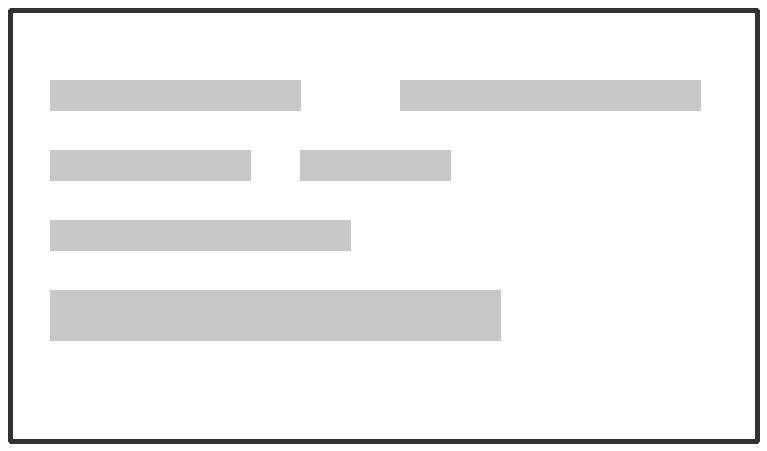
#> input picture test_better_card.jpg, 767 x 451 px
$ python -i card_detection.py   (imports and definitions only)
#> lines starting #> are read from the running program, lines starting #| are printed output that depends on the picture; after the words box and inside, x2 and y2 are one past the last pixel; in counts of white or black regions, pixels touching at a corner belong together
"""
Card Detection Module

Detects Egyptian National ID card in input image.
Finds card corners and estimates perspective transformation.
"""

import cv2
import numpy as np
import logging
from dataclasses import dataclass
from typing import Tuple, Optional, List, Dict, Any

from config import DETECTION_CONFIG, IMAGE_CONFIG

logger = logging.getLogger(__name__)


@dataclass
class CardCorner:
    """Represents a detected card corner."""
    x: float
    y: float
    confidence: float

    def to_tuple(self) -> Tuple[float, float]:
        return (self.x, self.y)


@dataclass
class CardDetectionResult:
    """Result of card detection."""
    card_detected: bool
    confidence: float
    corners: List[CardCorner]  # TL, TR, BR, BL order
    contour: Optional[np.ndarray]
    card_area_ratio: float
    aspect_ratio: float
    error_message: Optional[str] = None

    # [24 lines left out: functions get_ordered_corners, to_dict, not called in this run]


def detect_card(image: np.ndarray) -> CardDetectionResult:
    """
    Detect Egyptian National ID card in image.

    Uses edge detection, contour finding, and geometric validation.

    Args:
        image: Input image (BGR format, already normalized)

    Returns:
        CardDetectionResult with detected card information
    """
    height, width = image.shape[:2]
    image_area = height * width

    # Convert to grayscale
    gray = cv2.cvtColor(image, cv2.COLOR_BGR2GRAY)

    # Apply Gaussian blur
    blurred = cv2.GaussianBlur(gray, (5, 5), 0)

    # Edge detection using Canny with adaptive thresholds
    edges = cv2.Canny(blurred, 50, 150)

    # Morphological operations to close gaps
    kernel = cv2.getStructuringElement(cv2.MORPH_RECT, (3, 3))
    closed_edges = cv2.morphologyEx(edges, cv2.MORPH_CLOSE, kernel, iterations=2)

    # Find contours
    contours, _ = cv2.findContours(
        closed_edges.copy(),
        cv2.RETR_EXTERNAL,
        cv2.CHAIN_APPROX_SIMPLE
    )

    if not contours:
        # Strategy 2: Try threshold-based detection
        return _detect_by_threshold(gray, image_area, height, width)

    # Sort contours by area (largest first)
    contours = sorted(contours, key=cv2.contourArea, reverse=True)

    min_area_ratio = DETECTION_CONFIG.MIN_CONTOUR_AREA_RATIO
    expected_aspect_ratio = DETECTION_CONFIG.EXPECTED_ASPECT_RATIO
    max_aspect_deviation = DETECTION_CONFIG.MAX_ASPECT_RATIO_DEVIATION

    best_contour = None
    best_score = 0.0
    best_corners = None

    for contour in contours:
        # Approximate contour to polygon
        epsilon = DETECTION_CONFIG.CONTOUR_EPSILON_FACTOR * cv2.arcLength(contour, True)
        approx = cv2.approxPolyDP(contour, epsilon, True)

        # Check if contour has 4 points (quadrilateral)
        if len(approx) != 4:
            continue

        # Check contour area
        area = cv2.contourArea(approx)
        area_ratio = area / image_area

        if area_ratio < min_area_ratio:
            continue

        # Get bounding box and aspect ratio
        x, y, w, h = cv2.boundingRect(approx)
        contour_aspect_ratio = w / float(h) if h > 0 else 0

        # Check aspect ratio deviation
        aspect_deviation = abs(contour_aspect_ratio - expected_aspect_ratio) / expected_aspect_ratio

        if aspect_deviation > max_aspect_deviation:
            continue

        # Calculate score based on area and aspect ratio match
        score = area_ratio * (1.0 - min(aspect_deviation, 1.0))

        if score > best_score:
            best_score = score
            best_contour = approx
            best_corners = approx.reshape(4, 2)

    if best_contour is None or best_corners is None:
        # Fallback: try to find any large rectangular contour
        for contour in contours[:5]:  # Check top 5 largest contours
            area = cv2.contourArea(contour)
            area_ratio = area / image_area

            if area_ratio < min_area_ratio * 0.3:  # Even more lenient
                continue

            epsilon = DETECTION_CONFIG.CONTOUR_EPSILON_FACTOR * cv2.arcLength(contour, True)
            approx = cv2.approxPolyDP(contour, epsilon, True)

            if len(approx) >= 4:
                best_contour = approx
                # Get 4 corners from minimum area rectangle
                rect = cv2.minAreaRect(contour)
                box = cv2.boxPoints(rect)
                best_corners = order_corners(box)
                best_score = area_ratio
                break

    if best_contour is None:
        # The edge detection found contours but none matched our strict criteria.
        # This often happens with screenshots where the card UI elements create
        # many small rectangular contours with wrong aspect ratios.
        # Instead of falling back to threshold (which works), let's use the
        # largest contour that has 4 points even if aspect ratio is wrong,
        # since the threshold fallback will handle the full-image case.

        # Use the largest 4-point contour we found
        for contour in contours[:10]:
            epsilon = DETECTION_CONFIG.CONTOUR_EPSILON_FACTOR * cv2.arcLength(contour, True)
            approx = cv2.approxPolyDP(contour, epsilon, True)

            if len(approx) == 4:
                area = cv2.contourArea(approx)
                area_ratio = area / image_area

                if area_ratio > 0.01:  # Very lenient minimum
                    best_contour = approx
                    rect = cv2.minAreaRect(contour)
                    box = cv2.boxPoints(rect)
                    best_corners = order_corners(box)
                    best_score = area_ratio
                    break

        if best_contour is None:
            # Final fallback: use threshold-based detection which will eventually
            # fall back to using the full image as the card
            return _detect_by_threshold(gray, image_area, height, width)

    # Order corners: TL, TR, BR, BL
    if best_corners is None:
        best_corners = order_corners(best_contour.reshape(-1, 2))
    elif len(best_corners) == 4:
        best_corners = order_corners(best_corners)

    # Calculate metrics
    area = cv2.contourArea(best_contour)
    card_area_ratio = area / image_area

    # Calculate aspect ratio from ordered corners
    tl, tr, br, bl = best_corners
    top_width = np.linalg.norm(tr - tl)
    bottom_width = np.linalg.norm(br - bl)
    left_height = np.linalg.norm(bl - tl)
    right_height = np.linalg.norm(br - tr)

    avg_width = (top_width + bottom_width) / 2
    avg_height = (left_height + right_height) / 2
    aspect_ratio = avg_width / avg_height if avg_height > 0 else 0

    # Create corner objects with confidence
    corners = [
        CardCorner(x=c[0], y=c[1], confidence=best_score)
        for c in best_corners
    ]

    # Determine overall confidence
    confidence = min(best_score * 2.0, 1.0)  # Scale score to confidence

    # Boost confidence for valid detections with good area ratio and aspect ratio
    if card_area_ratio > 0.15 and abs(aspect_ratio - DETECTION_CONFIG.EXPECTED_ASPECT_RATIO) < 0.3:
        confidence = max(confidence, 0.6)

    # For screenshots or UI captures where the entire image is the card content,
    # use the threshold-based fallback which handles full-image detection better
    if confidence < DETECTION_CONFIG.MIN_DETECTION_CONFIDENCE * 0.8:
        logger.info(f"Low confidence ({confidence:.2f}) from edge detection, trying threshold fallback")
        return _detect_by_threshold(gray, image_area, height, width)

    return CardDetectionResult(
        card_detected=confidence >= DETECTION_CONFIG.MIN_DETECTION_CONFIDENCE,
        confidence=confidence,
        corners=corners,
        contour=best_contour,
        card_area_ratio=card_area_ratio,
        aspect_ratio=aspect_ratio
    )


def order_corners(corners: np.ndarray) -> np.ndarray:
    """
    Order corners in clockwise direction starting from top-left.

    Args:
        corners: Array of 4 corners (x, y)

    Returns:
        Ordered corners: TL, TR, BR, BL
    """
    # Sort by y-coordinate to find top and bottom points
    y_sorted = corners[corners[:, 1].argsort()]

    # Top two points
    top_two = y_sorted[:2]
    # Bottom two points
    bottom_two = y_sorted[2:]

    # Sort top two by x-coordinate (left to right)
    tl = top_two[top_two[:, 0].argsort()][0]
    tr = top_two[top_two[:, 0].argsort()][1]

    # Sort bottom two by x-coordinate (right to left for clockwise)
    br = bottom_two[bottom_two[:, 0].argsort()][1]
    bl = bottom_two[bottom_two[:, 0].argsort()][0]

    return np.array([tl, tr, br, bl], dtype=np.float32)


# [160 lines left out: functions _detect_by_threshold, _detect_full_image_as_card, validate_card_detection, not called in this run]

>>> import cv2
>>> picture = cv2.imread('test_better_card.jpg')
#> picture is the input picture: shape (451, 767, 3); min 43, max 255, mean 238.4
>>> result = detect_card(picture)
#> in detect_card, `edges = cv2.Canny(blurred, 50, 150)`:
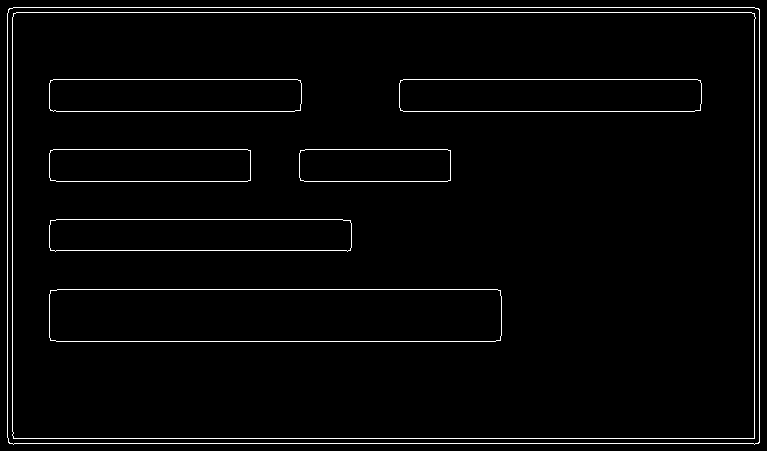
#> edges: shape (451, 767); 2.4% white in thin lines or dots
#> in detect_card, `closed_edges = cv2.morphologyEx(edges, cv2.MORPH_CLOSE, kernel, iterat..`:
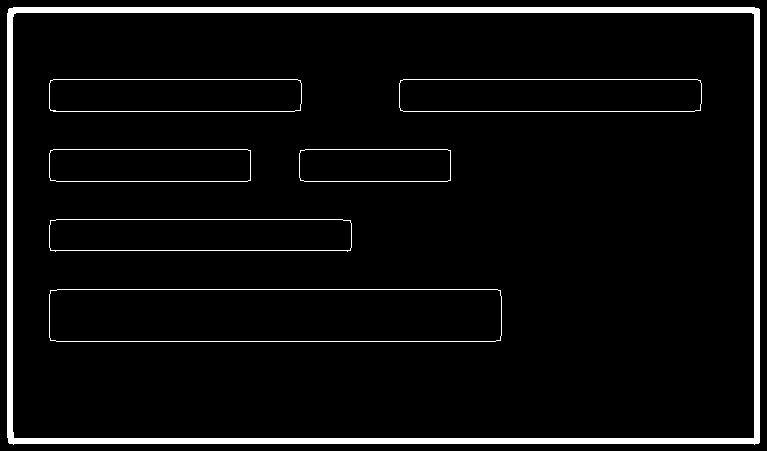
#> closed_edges: shape (451, 767); 5.2% white; 7 white regions
#> in detect_card, `contours, _ = cv2.findContours( closed_edges.copy(), cv2.RETR_EXTERNAL..`: contours = 1 contour; box (x1, y1, x2, y2) and area: (7, 7, 760, 445) 327852
#> the loop in detect_card, `for contour in contours:` made 1 pass
#> (epsilon, area, area_ratio, x, y, w, h, contour_aspect_ratio) on pass 1: (47.46, 325501, 0.941, 8, 8, 752, 436, 1.72)
#> after the loop in detect_card, `for contour in contours:`: best_score = 0.859
#> in order_corners, `y_sorted = corners[corners[:, 1].argsort()]`: y_sorted = [[758, 8], [8, 9], [759, 442], [9, 443]]
#> in order_corners, `top_two = y_sorted[:2]`: top_two = [[758, 8], [8, 9]]
#> in order_corners, `bottom_two = y_sorted[2:]`: bottom_two = [[759, 442], [9, 443]]
#> in order_corners, `tl = top_two[top_two[:, 0].argsort()][0]`: tl = [8, 9]
#> in order_corners, `tr = top_two[top_two[:, 0].argsort()][1]`: tr = [758, 8]
#> in order_corners, `br = bottom_two[bottom_two[:, 0].argsort()][1]`: br = [759, 442]
#> in order_corners, `bl = bottom_two[bottom_two[:, 0].argsort()][0]`: bl = [9, 443]
#> in detect_card, `best_corners = order_corners(best_corners)`: best_corners = [[8, 9], [758, 8], [759, 442], [9, 443]]
#> in detect_card, `card_area_ratio = area / image_area`: card_area_ratio = 0.941
#> in detect_card, `tl, tr, br, bl = best_corners`: tl = [8, 9]; tr = [758, 8]; br = [759, 442]; bl = [9, 443]
#> in detect_card, `top_width = np.linalg.norm(tr - tl)`: top_width = 750
#> in detect_card, `left_height = np.linalg.norm(bl - tl)`: left_height = 434
#> in detect_card, `avg_width = (top_width + bottom_width) / 2`: avg_width = 750
#> in detect_card, `avg_height = (left_height + right_height) / 2`: avg_height = 434
#> in detect_card, `aspect_ratio = avg_width / avg_height if avg_height > 0 else 0`: aspect_ratio = 1.73
#> in detect_card, `corners = [ CardCorner(x=c[0], y=c[1], confidence=best_score) for c in..`: corners = 4 items
#> in detect_card, `confidence = min(best_score * 2.0, 1.0)`: confidence = 1
